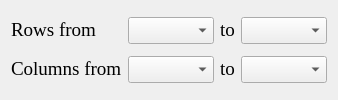
             <widget class="QWidget" name="tab_DataValues">
              <attribute name="title">
               <string>Data Values</string>
              </attribute>
              <layout class="QGridLayout" name="gridLayout_4">
               <item row="1" column="2">
                <widget class="QLabel" name="label_Datarowto">
                 <property name="sizePolicy">
                  <sizepolicy hsizetype="Fixed" vsizetype="Preferred">
                   <horstretch>0</horstretch>
                   <verstretch>0</verstretch>
                  </sizepolicy>
                 </property>
                 <property name="font">
                  <font>
                   <family>Times New Roman</family>
                   <pointsize>14</pointsize>
                  </font>
                 </property>
                 <property name="text">
                  <string>&lt;html&gt;&lt;head/&gt;&lt;body&gt;&lt;p&gt;to&lt;/p&gt;&lt;/body&gt;&lt;/html&gt;</string>
                 </property>
                </widget>
               </item>
               <item row="2" column="2">
                <widget class="QLabel" name="label_Datacolto">
                 <property name="sizePolicy">
                  <sizepolicy hsizetype="Fixed" vsizetype="Preferred">
                   <horstretch>0</horstretch>
                   <verstretch>0</verstretch>
                  </sizepolicy>
                 </property>
                 <property name="font">
                  <font>
                   <family>Times New Roman</family>
                   <pointsize>14</pointsize>
                  </font>
                 </property>
                 <property name="text">
                  <string>&lt;html&gt;&lt;head/&gt;&lt;body&gt;&lt;p&gt;to&lt;/p&gt;&lt;/body&gt;&lt;/html&gt;</string>
                 </property>
                </widget>
               </item>
               <item row="1" column="0">
                <widget class="QLabel" name="label_Datarows">
                 <property name="sizePolicy">
                  <sizepolicy hsizetype="Fixed" vsizetype="Fixed">
                   <horstretch>0</horstretch>
                   <verstretch>0</verstretch>
                  </sizepolicy>
                 </property>
                 <property name="font">
                  <font>
                   <family>Times New Roman</family>
                   <pointsize>14</pointsize>
                  </font>
                 </property>
                 <property name="text">
                  <string>&lt;html&gt;&lt;head/&gt;&lt;body&gt;&lt;p&gt;Rows from&lt;/p&gt;&lt;/body&gt;&lt;/html&gt;</string>
                 </property>
                </widget>
               </item>
               <item row="1" column="1">
                <widget class="QComboBox" name="combo_Datarowfrom">
                 <property name="sizePolicy">
                  <sizepolicy hsizetype="Expanding" vsizetype="Fixed">
                   <horstretch>0</horstretch>
                   <verstretch>0</verstretch>
                  </sizepolicy>
                 </property>
                 <property name="font">
                  <font>
                   <family>Times New Roman</family>
                   <pointsize>12</pointsize>
                  </font>
                 </property>
                </widget>
               </item>
               <item row="2" column="1">
                <widget class="QComboBox" name="combo_Datacolfrom">
                 <property name="sizePolicy">
                  <sizepolicy hsizetype="Expanding" vsizetype="Fixed">
                   <horstretch>0</horstretch>
                   <verstretch>0</verstretch>
                  </sizepolicy>
                 </property>
                 <property name="font">
                  <font>
                   <family>Times New Roman</family>
                   <pointsize>12</pointsize>
                  </font>
                 </property>
                </widget>
               </item>
               <item row="1" column="3">
                <widget class="QComboBox" name="combo_Datarowto">
                 <property name="sizePolicy">
                  <sizepolicy hsizetype="Expanding" vsizetype="Fixed">
                   <horstretch>0</horstretch>
                   <verstretch>0</verstretch>
                  </sizepolicy>
                 </property>
                 <property name="font">
                  <font>
                   <family>Times New Roman</family>
                   <pointsize>12</pointsize>
                  </font>
                 </property>
                </widget>
               </item>
               <item row="2" column="3">
                <widget class="QComboBox" name="combo_Datacolto">
                 <property name="sizePolicy">
                  <sizepolicy hsizetype="Expanding" vsizetype="Fixed">
                   <horstretch>0</horstretch>
                   <verstretch>0</verstretch>
                  </sizepolicy>
                 </property>
                 <property name="font">
                  <font>
                   <family>Times New Roman</family>
                   <pointsize>12</pointsize>
                  </font>
                 </property>
                </widget>
               </item>
               <item row="2" column="0">
                <widget class="QLabel" name="label_Datacols">
                 <property name="sizePolicy">
                  <sizepolicy hsizetype="Fixed" vsizetype="Fixed">
                   <horstretch>0</horstretch>
                   <verstretch>0</verstretch>
                  </sizepolicy>
                 </property>
                 <property name="font">
                  <font>
                   <family>Times New Roman</family>
                   <pointsize>14</pointsize>
                  </font>
                 </property>
                 <property name="text">
                  <string>&lt;html&gt;&lt;head/&gt;&lt;body&gt;&lt;p&gt;Columns from&lt;/p&gt;&lt;/body&gt;&lt;/html&gt;</string>
                 </property>
                </widget>
               </item>
              </layout>
             </widget>
